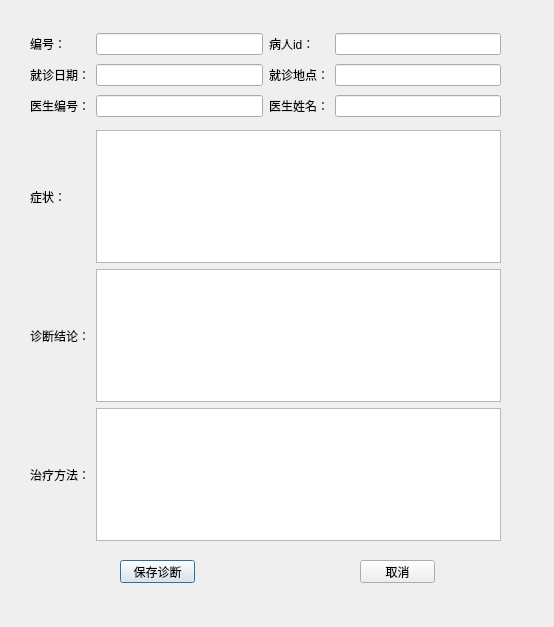
<?xml version="1.0" encoding="UTF-8"?>
<ui version="4.0">
 <class>ResultUpdateWidgets</class>
 <widget class="QDialog" name="ResultUpdateWidgets">
  <property name="geometry">
   <rect>
    <x>0</x>
    <y>0</y>
    <width>554</width>
    <height>627</height>
   </rect>
  </property>
  <property name="windowTitle">
   <string>Dialog</string>
  </property>
  <widget class="QPushButton" name="saveResultBtn">
   <property name="geometry">
    <rect>
     <x>120</x>
     <y>560</y>
     <width>75</width>
     <height>23</height>
    </rect>
   </property>
   <property name="text">
    <string>保存诊断</string>
   </property>
  </widget>
  <widget class="QPushButton" name="cancelBtn">
   <property name="geometry">
    <rect>
     <x>360</x>
     <y>560</y>
     <width>75</width>
     <height>23</height>
    </rect>
   </property>
   <property name="text">
    <string>取消</string>
   </property>
  </widget>
  <widget class="QWidget" name="">
   <property name="geometry">
    <rect>
     <x>30</x>
     <y>30</y>
     <width>471</width>
     <height>91</height>
    </rect>
   </property>
   <layout class="QGridLayout" name="gridLayout">
    <item row="0" column="0">
     <widget class="QLabel" name="label">
      <property name="text">
       <string>编号：</string>
      </property>
     </widget>
    </item>
    <item row="0" column="1">
     <widget class="QLineEdit" name="idEdit"/>
    </item>
    <item row="0" column="2">
     <widget class="QLabel" name="label_2">
      <property name="text">
       <string>病人id：</string>
      </property>
     </widget>
    </item>
    <item row="0" column="3">
     <widget class="QLineEdit" name="userIdEdit"/>
    </item>
    <item row="1" column="0">
     <widget class="QLabel" name="label_3">
      <property name="text">
       <string>就诊日期：</string>
      </property>
     </widget>
    </item>
    <item row="1" column="1">
     <widget class="QLineEdit" name="checkDateEdit"/>
    </item>
    <item row="1" column="2">
     <widget class="QLabel" name="label_4">
      <property name="text">
       <string>就诊地点：</string>
      </property>
     </widget>
    </item>
    <item row="1" column="3">
     <widget class="QLineEdit" name="checkSpotEdit"/>
    </item>
    <item row="2" column="0">
     <widget class="QLabel" name="label_5">
      <property name="text">
       <string>医生编号：</string>
      </property>
     </widget>
    </item>
    <item row="2" column="1">
     <widget class="QLineEdit" name="docIdEdit"/>
    </item>
    <item row="2" column="2">
     <widget class="QLabel" name="label_6">
      <property name="text">
       <string>医生姓名：</string>
      </property>
     </widget>
    </item>
    <item row="2" column="3">
     <widget class="QLineEdit" name="docNameEdit"/>
    </item>
   </layout>
  </widget>
  <widget class="QWidget" name="">
   <property name="geometry">
    <rect>
     <x>30</x>
     <y>130</y>
     <width>471</width>
     <height>411</height>
    </rect>
   </property>
   <layout class="QGridLayout" name="gridLayout_2">
    <item row="0" column="0">
     <widget class="QLabel" name="label_7">
      <property name="text">
       <string>症状：</string>
      </property>
     </widget>
    </item>
    <item row="0" column="1">
     <widget class="QTextEdit" name="symptomEdit"/>
    </item>
    <item row="1" column="0">
     <widget class="QLabel" name="label_8">
      <property name="text">
       <string>诊断结论：</string>
      </property>
     </widget>
    </item>
    <item row="1" column="1">
     <widget class="QTextEdit" name="decisionEdit"/>
    </item>
    <item row="2" column="0">
     <widget class="QLabel" name="label_9">
      <property name="text">
       <string>治疗方法：</string>
      </property>
     </widget>
    </item>
    <item row="2" column="1">
     <widget class="QTextEdit" name="therapyEdit"/>
    </item>
   </layout>
  </widget>
 </widget>
 <resources/>
 <connections/>
</ui>
